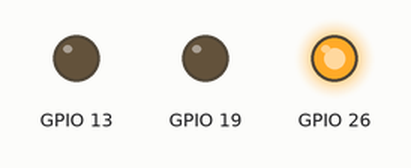
Simulated run of this program. Board: Raspberry Pi (BCM pin numbers). On the bench: output pins drawn as LEDs (lit = HIGH).

Above: at 0.2 s.
At 0.7 s:
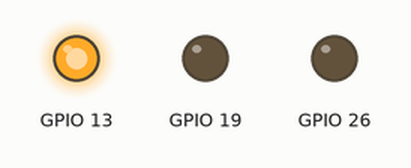
At 2.7 s:
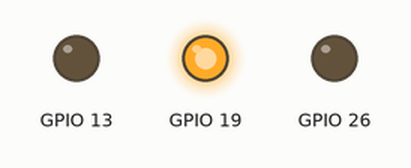
Timing chart, 0 to 3.5 s (numbered marks = the images above):
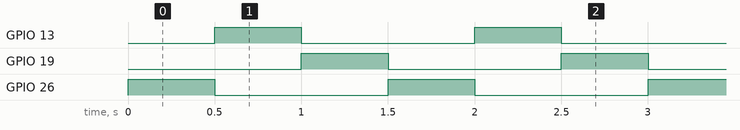

The program:

1_blink.py
```python
import RPi.GPIO as GPIO
import time
GPIO.setmode(GPIO.BCM)
GPIO.setup(13,GPIO.OUT)
GPIO.setup(19,GPIO.OUT)
GPIO.setup(26,GPIO.OUT)
while True:
    GPIO.output(13,GPIO.LOW)
    GPIO.output(19,GPIO.LOW)
    GPIO.output(26,GPIO.HIGH)
    time.sleep(0.5)
    GPIO.output(13,GPIO.HIGH)
    GPIO.output(19,GPIO.LOW)
    GPIO.output(26,GPIO.LOW)
    time.sleep(0.5)
    GPIO.output(13,GPIO.LOW)
    GPIO.output(19,GPIO.HIGH)
    GPIO.output(26,GPIO.LOW)
    time.sleep(0.5)
```

Measured:
- by itself, GPIO 13, GPIO 19, GPIO 26: alternates HIGH for 0.50 s and LOW for 1.0 s
- by itself, everything shown: repeats every 1.5 s, in 3 steps
